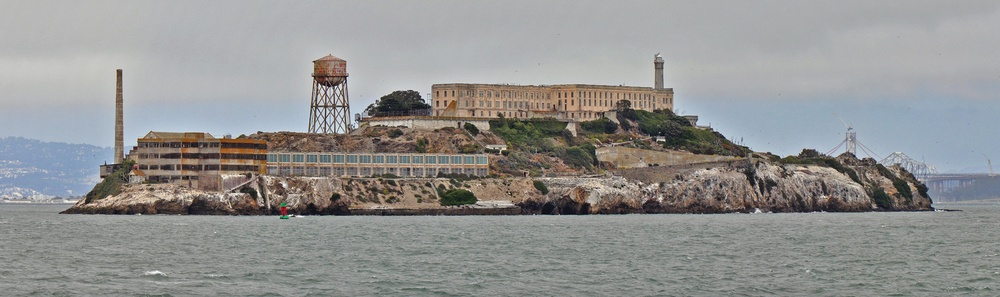
#> input picture image1.jpg, 1000 x 297 px, shrunk from 5856 x 1740 before the run
$ python ransac.py
#> lines starting #> are read from the running program, lines starting #| are printed output that depends on the picture
import cv2
import numpy as np

# Read images
img1 = cv2.imread("image1.jpg")
#> img1 is the input picture: shape (297, 1000, 3); mean B, G, R 145.2, 146.4, 146.2
img2 = cv2.imread("image2.jpg")
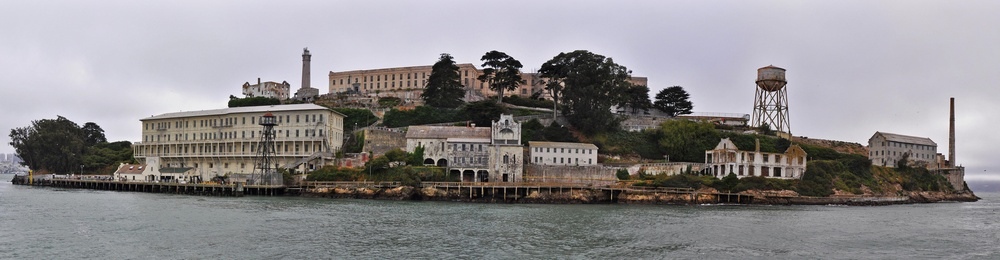
#> input picture image2.jpg, 1000 x 260 px, shrunk from 5856 x 1523 before the run
#> img2 is the input picture: shape (260, 1000, 3); mean B, G, R 140.5, 138.5, 141.3

# Convert to grayscale
gray1 = cv2.cvtColor(img1, cv2.COLOR_BGR2GRAY)
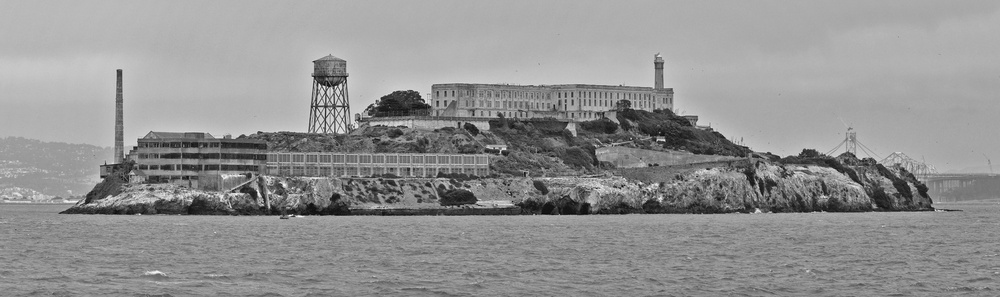
#> gray1: shape (297, 1000); min 4, max 252, mean 146.2
gray2 = cv2.cvtColor(img2, cv2.COLOR_BGR2GRAY)
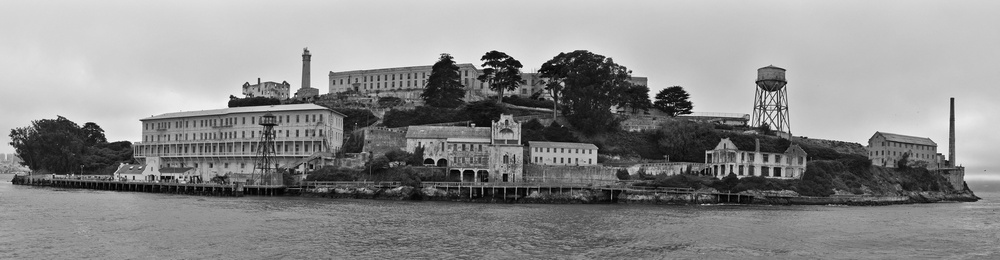
#> gray2: shape (260, 1000); min 0, max 254, mean 139.5

# Detect features using SIFT
sift = cv2.SIFT_create()

kp1, des1 = sift.detectAndCompute(gray1, None)
#> kp1 = 1660 keypoints; strongest (x, y, size): (284, 185, 3.3), (102, 177, 2), (375, 105, 2), (340, 85, 2.3)
kp2, des2 = sift.detectAndCompute(gray2, None)
#> kp2 = 1786 keypoints; strongest (x, y, size): (503, 59, 2.1), (487, 66, 2.4), (631, 72, 1.8), (483, 65, 2.1)

# Match features
bf = cv2.BFMatcher()
matches = bf.knnMatch(des1, des2, k=2)
#> matches = 1660 matches

# Select good matches
good = []

for m, n in matches:
    if m.distance < 0.75 * n.distance:
        good.append(m)
#> after the loop, good = 10 matches

# Get matching points
src_pts = []
dst_pts = []

for m in good:
    src_pts.append(kp1[m.queryIdx].pt)
    dst_pts.append(kp2[m.trainIdx].pt)
#> this loop made 10 passes
#> after the loop, dst_pts = [(630.5, 71.64), (577.4, 237.2), (331.5, 74.17), (311.1, 62.12), (571.3, 250.6), (466.1, 74.61), (521.1, 66.03), (234, 195.4), (234, 195.4), (357.8, 161.5)]; src_pts = [(327.4, 75.32), (426.4, 262.9), (433.5, 86.76), (471.6, 216.2), (517.4, 165.6), (559.3, 101.1), (695.4, 118.2), (723.6, 212.4), (843.2, 209.9), (875.4, 274.1)]

# Convert to required format


src_pts = np.float32(src_pts).reshape(-1, 1, 2)
#> src_pts = [[327.4, 75.32], [426.4, 262.9], [433.5, 86.76], [471.6, 216.2], [517.4, 165.6], [559.3, 101.1], [695.4, 118.2], [723.6, 212.4], [843.2, 209.9], [875.4, 274.1]]
dst_pts = np.float32(dst_pts).reshape(-1, 1, 2)
#> dst_pts = [[630.5, 71.64], [577.4, 237.2], [331.5, 74.17], [311.1, 62.12], [571.3, 250.6], [466.1, 74.61], [521.1, 66.03], [234, 195.4], [234, 195.4], [357.8, 161.5]]

# RANSAC
H, mask = cv2.findHomography(src_pts, dst_pts, cv2.RANSAC, 5.0)
#> H = [[-1.3, 2.24, 661.7], [-0.187, 0.596, 62.23], [-0.00217, 0.0047, 1]]; mask = [1, 0, 0, 0, 0, 0, 1, 0, 1, 1]

# Keep only RANSAC inliers
matches_mask = mask.ravel().tolist()
#> matches_mask = [1, 0, 0, 0, 0, 0, 1, 0, 1, 1]

result = cv2.drawMatches(
    img1, kp1,
    img2, kp2,
    good, None,
    matchesMask=matches_mask
)
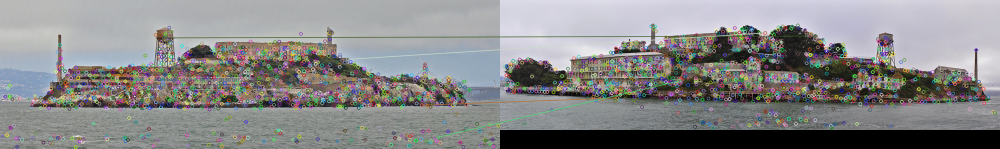
#> result: shape (297, 2000, 3) (shown at 1/2 size); mean B, G, R 136.9, 136.3, 136.5

cv2.imshow("RANSAC Feature Matching", result)
cv2.waitKey(0)
cv2.destroyAllWindows()
